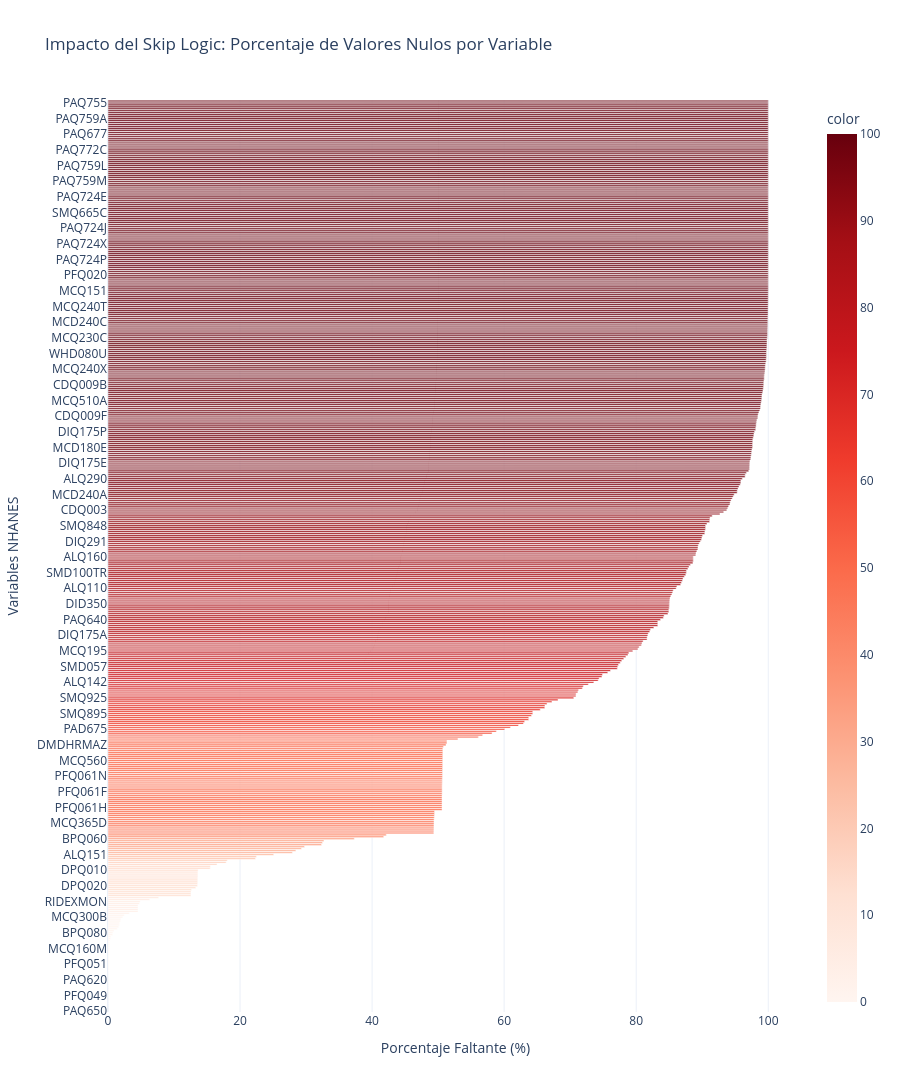

Notebook source saved alongside this figure:
### Markdown cell above
## 1. Análisis de Calidad: Justificación Epidemiológica de Valores Nulos

En datasets tradicionales, ver un 60% de nulos indicaría que la recolección de datos falló. **En NHANES, esto es el comportamiento esperado y correcto**. Ocurre por dos razones de diseño:

1. **Lógica de Salto (Skip Logic):** Si el paciente responde "No" a la pregunta "¿Le ha dicho un médico que tiene diabetes?", la encuesta *salta* las siguientes 5 preguntas sobre uso de insulina. Esas 5 preguntas quedan nulas, pero en realidad significan "Riesgo Cero".
2. **Filtros Demográficos:** El cuestionario de depresión clínica solo se aplica a adultos mayores de 18 años. Los niños y adolescentes quedan registrados como nulos por protocolo.

> [!TIP]
> **Lectura del Gráfico:** El siguiente gráfico muestra qué preguntas sufrieron más *Skip Logic*. Cuando construyamos la Capa Gold, sabremos que muchos de estos nulos deberán ser imputados matemáticamente con un "0" (Ausencia de riesgo).

### Code cell
# Calcular porcentaje exacto de nulos
null_pct = (df.isnull().sum() / len(df)) * 100
null_pct = null_pct[null_pct > 0].sort_values(ascending=True)

if not null_pct.empty:
    fig_nulos = px.bar(
        x=null_pct.values,
        y=null_pct.index,
        orientation='h',
        title="Impacto del Skip Logic: Porcentaje de Valores Nulos por Variable",
        labels={'x': 'Porcentaje Faltante (%)', 'y': 'Variables NHANES'},
        color=null_pct.values,
        color_continuous_scale='Reds'
    )
    
    fig_nulos.update_layout(height=max(400, len(null_pct)*20), font=dict(size=12))
    fig_nulos.show()
else:
    print("No hay valores nulos.")

### Figure 1 — Plotly figure (JSON) as saved in the notebook; plotly's stock layout.template omitted (floating-point values rounded to 4 significant figures; data arrays with more than 128 entries replaced by an {"elided": "..."} marker saying what was removed)
{"data": [{"hovertemplate": "Porcentaje Faltante (%)=%{x}<br>Variables NHANES=%{y}<br>color=%{marker.color}<extra></extra>", "legendgroup": "", "marker": {"color": {"elided": "466 float values"}, "coloraxis": "coloraxis", "pattern": {"shape": ""}}, "name": "", "orientation": "h", "showlegend": false, "textposition": "auto", "type": "bar", "x": {"elided": "466 float values"}, "xaxis": "x", "y": {"elided": "466 str values"}, "yaxis": "y"}], "layout": {"barmode": "relative", "coloraxis": {"colorbar": {"title": {"text": "color"}}, "colorscale": [[0, "rgb(255,245,240)"], [0.125, "rgb(254,224,210)"], [0.25, "rgb(252,187,161)"], [0.375, "rgb(252,146,114)"], [0.5, "rgb(251,106,74)"], [0.625, "rgb(239,59,44)"], [0.75, "rgb(203,24,29)"], [0.875, "rgb(165,15,21)"], [1, "rgb(103,0,13)"]]}, "font": {"size": 12}, "height": 9320, "legend": {"tracegroupgap": 0}, "title": {"text": "Impacto del Skip Logic: Porcentaje de Valores Nulos por Variable"}, "xaxis": {"anchor": "y", "domain": [0, 1], "title": {"text": "Porcentaje Faltante (%)"}}, "yaxis": {"anchor": "x", "domain": [0, 1], "title": {"text": "Variables NHANES"}}}}
